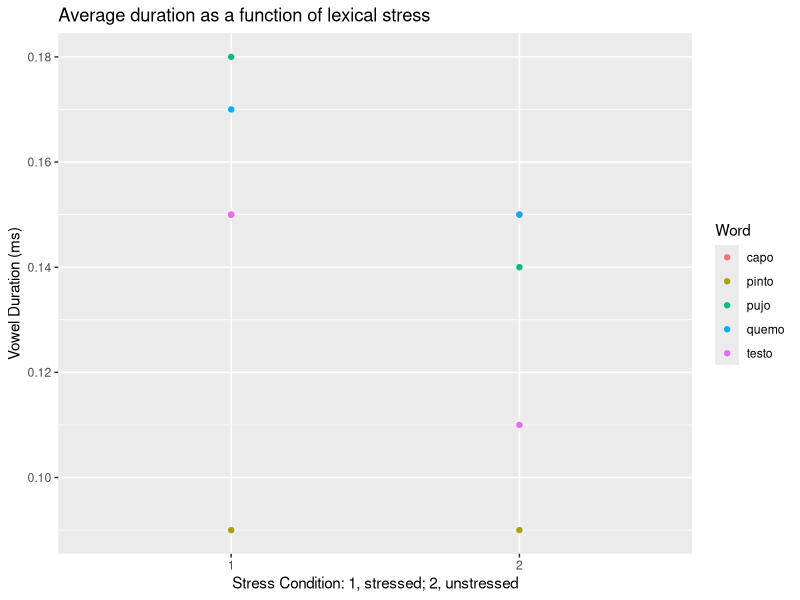
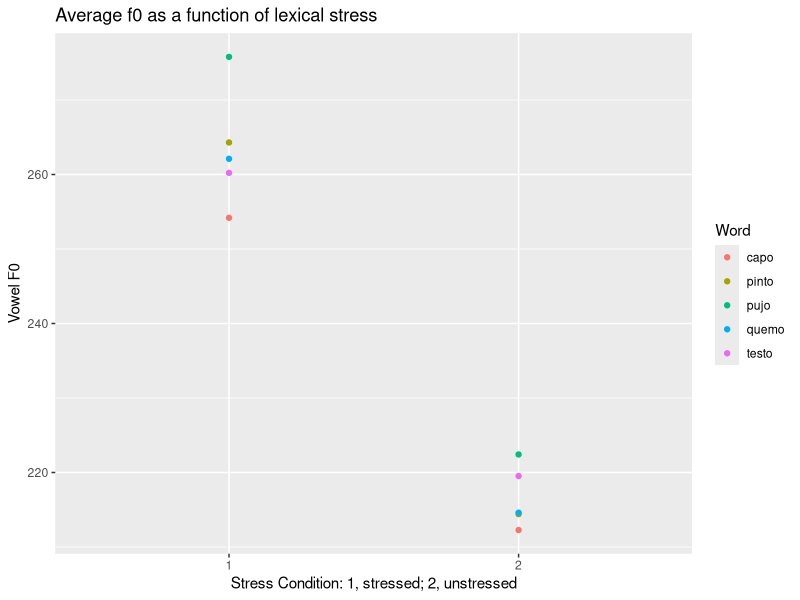
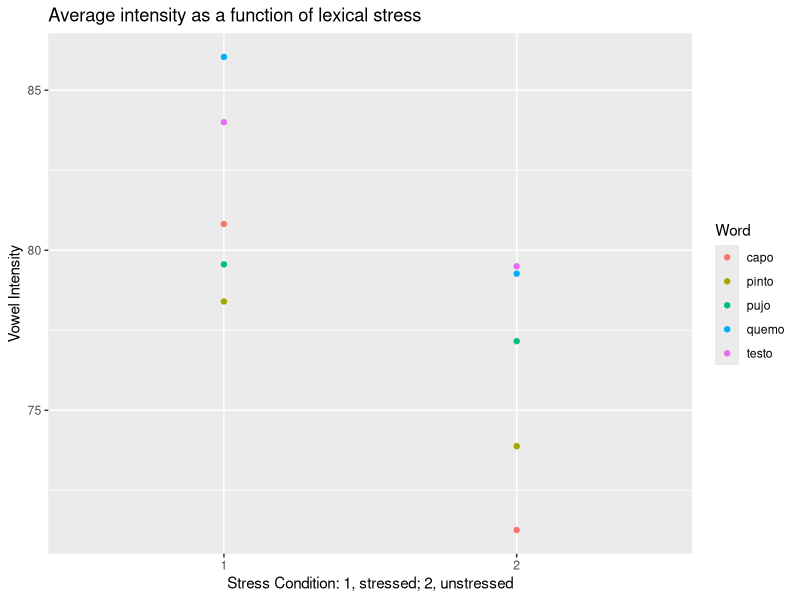

Recreate these plots in R, in order.
## ---- chunk 1
# loading common packages, not sure if they'll be used
library(tidyverse)
library(ggplot2)

# see if R can read the file
read.csv("data/data.csv")

# asign data to an object
data <- read.csv("data/data.csv")

# view data
view(data)
## ---- chunk 2
# data tidy

# one variable per cell
# separate word & stressed condition (1, stressed; 2, unstressed)
# change durationV column name

data_tidy <- data |>
  separate(
    col = info,
    into = c("word", "stress_cond"),
    sep = "_") |>
  rename(duration = durationV)

# data is ready!
## ---- chunk 3
data_duration <- data_tidy |> 
  select(word, stress_cond, duration)

aggregate(duration ~ stress_cond, FUN = mean, data = data_duration)
## ---- chunk 4
data_f0 <- data_tidy |> 
  select(word, stress_cond, f0)

aggregate(f0 ~ stress_cond, FUN = mean, data = data_f0)
## ---- chunk 5
# create data frame exclusive for dur
data_int <- data_tidy |> 
  select(word, stress_cond, int)

aggregate(int ~ stress_cond, FUN = mean, data = data_int)
## ---- chunk 6
# create plot for average duration as a function of lexical stress

ggplot(
  data = data_duration,
  mapping = aes(x = stress_cond, y = duration, color = word)
) +
  geom_point(aes(color = word)) +
  labs(
    title = "Average duration as a function of lexical stress",
    x = "Stress Condition: 1, stressed; 2, unstressed", y = "Vowel Duration (ms)",
    color = "Word")

# create plot for average f0 as a function of lexical stress

ggplot(
  data = data_f0,
  mapping = aes(x = stress_cond, y = f0, color = word)
) +
  geom_point(aes(color = word)) +
  labs(
    title = "Average f0 as a function of lexical stress",
    x = "Stress Condition: 1, stressed; 2, unstressed", y = "Vowel F0",
    color = "Word")

# create plot for average intensity as a function of lexical stress

ggplot(
  data = data_int,
  mapping = aes(x = stress_cond, y = int, color = word)
) +
  geom_point(aes(color = word)) +
  labs(
    title = "Average intensity as a function of lexical stress",
    x = "Stress Condition: 1, stressed; 2, unstressed", y = "Vowel Intensity",
    color = "Word")
